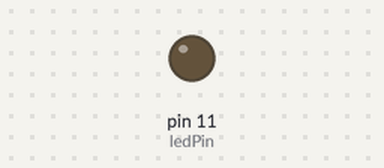
Simulated run of this sketch. Board: Arduino Uno, built with avr-gcc and run on an emulated ATmega328P. On the bench: output pins drawn as LEDs (lit = HIGH).

Above: at 0.15 s.
Timing chart, 0 to 40.0 s (numbered marks = the images above):
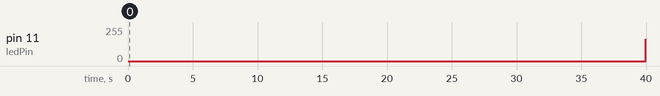

Measured:
- by itself, pin 11 (ledPin): 0/255 → 164/255 at 40.0 s

The sketch:

_0601_oosawa_analogled.ino
```cpp
#define MAX 255
int ledPin=11;
int value=MAX;
int dir=1;
void setup() {
  pinMode(ledPin,OUTPUT);
  // put your setup code here, to run once:

}

void loop() {
  analogWrite(ledPin,value);
  delay(400/51);

  if(value<=0)
    dir=0;
  if(value>=MAX)
    dir=1;

  if(dir==0)
   value+=1;
  else
   value-=1;


  // put your main code here, to run repeatedly:

}
```
